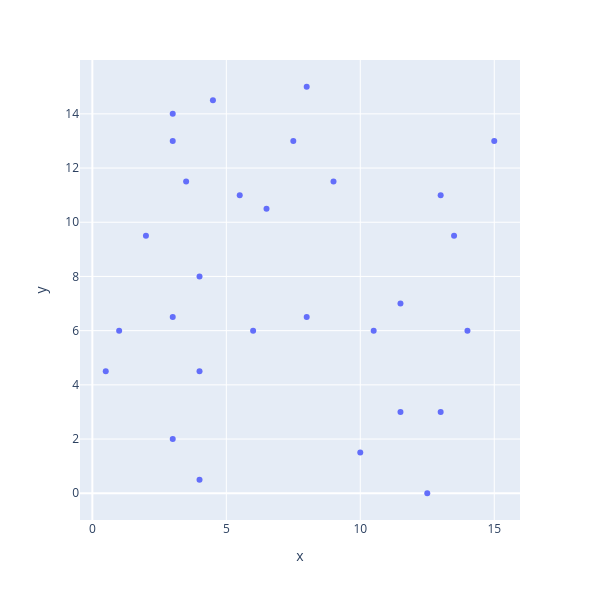
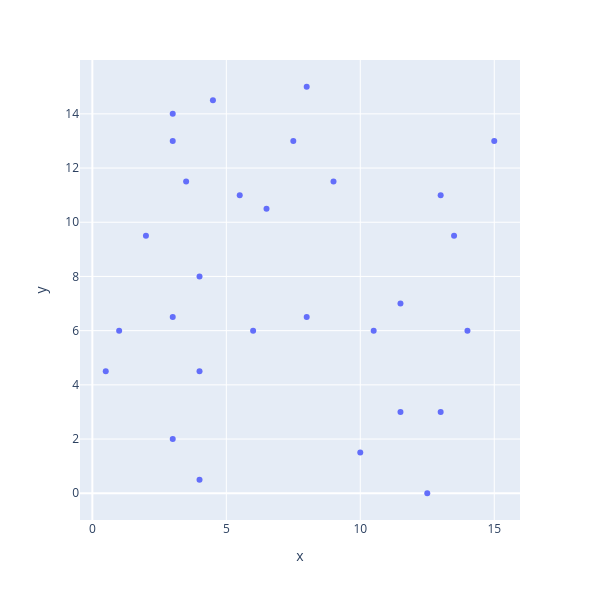

These figures' notebook cell, in order:
### Markdown cell above
### `Network` — сеть

### Code cell
class Network:
    def __init__(self, nodes: List[Node], substation_node: SubstationNode) -> None:
        store_attr()

    @classmethod
    def init_from_default(cls) -> Self:
        nodes = []
        for c, p in zip(COORDS, POWERS, strict=True):
            n = ConsumerNode(power=p, coords=c)
            nodes.append(n)
        return cls(nodes, SubstationNode())

    # @classmethod
    # def init_from_custom(cls, nodes: List[Node]) -> Self:
    #     return cls(nodes)

    @property
    def cost(self) -> int:
        self._cost = 0
        self._seen_nodes = set()
        self._seen_connections = set()

        cur = self.consumer_node

    def _get_():
        pass

    def visualize(self) -> None:
        fig, ax = plt.subplots(figsize=(10, 10))

        ax.grid(True)
        ax.set(xlim=(0, 15), ylim=(0, 15))
        ax.minorticks_on()
        ax.xaxis.set_major_locator(MultipleLocator(1))
        ax.yaxis.set_major_locator(MultipleLocator(1))
        ax.xaxis.set_minor_locator(MultipleLocator(0.5))
        ax.yaxis.set_minor_locator(MultipleLocator(0.5))
        ax.grid(which="minor", linestyle="-", linewidth=0.25)

        x, y = list(zip(*[node.coords for node in self.nodes]))
        ax.scatter(x, y, s=100, c="r")

        plt.show()

    def interactive(self) -> Dash:
        self.app = Dash()

        def get_main_scatter() -> go.Figure:
            coords = [node.coords for node in self.nodes]

            x_nodes, y_nodes = list(zip(*coords))
            out = px.scatter(x=x_nodes, y=y_nodes, height=600, width=600)

            for n in self.nodes:
                x_to_connect, y_to_connect = [n.coords[0]], [n.coords[0]]
                for i in n.connections:
                    x_to_connect.append(i.coords[0])
                    y_to_connect.append(i.coords[1])
                if len(x_to_connect) > 1:
                    out.add_trace(
                        px.scatter(x=x_to_connect, y=y_to_connect).update_traces(mode="lines")
                    )
            
            return out

        self.app.layout = [
            main_scatter := dcc.Graph(figure=get_main_scatter()),
            connect_button := dcc.Button(children="Соединить выбранные точки"),
            connect_result := html.Div(children=""),
        ]

        @callback(
            Output(component_id=main_scatter, component_property="figure"),
            Output(component_id=connect_result, component_property="children"),
            Input(component_id=connect_button, component_property="n_clicks"),
            State(component_id=main_scatter, component_property="figure"),
            State(component_id=main_scatter, component_property="selectedData"),
            prevent_initial_call=True,
        )
        def connect(n_clicks: int, cur_scatter: go.Figure, selected_data: str) -> Tuple[go.Figure, str]:
            if selected_data is None or len(selected_data["points"]) == 0:
                return cur_scatter, "Ошибка: ни одной точки не выбрано."

            nodes_to_connect = [self.nodes[i["pointIndex"]].coords for i in selected_data["points"]]
            if len(nodes_to_connect) == 2:
                Connection(*nodes_to_connect)
                return get_main_scatter(), "Успешно: точки соеденены."
            else:
                return cur_scatter, f"Ошибка: можно соединить только 2 точки за раз. Вместо 2 точек выбрано {len(nodes_to_connect)} точек."                        

        self.app.run(debug=True, jupyter_mode="inline")

myapp = Network.init_from_default().interactive()

### Figure 1 — Plotly figure (JSON) as saved in the notebook; plotly's stock layout.template omitted (floating-point values rounded to 4 significant figures)
{"data": [{"hovertemplate": "x=%{x}<br>y=%{y}<extra></extra>", "legendgroup": "", "marker": {"color": "#636efa", "symbol": "circle"}, "mode": "markers", "name": "", "orientation": "v", "showlegend": false, "type": "scatter", "x": [0.5, 1.0, 2.0, 3.0, 3.0, 3.0, 3.0, 3.5, 4.0, 4.0, 4.0, 4.5, 5.5, 6.0, 6.5, 7.5, 8.0, 8.0, 9.0, 10.0, 10.5, 11.5, 11.5, 12.5, 13.0, 13.0, 13.5, 14.0, 15.0], "xaxis": "x", "y": [4.5, 6.0, 9.5, 14.0, 2.0, 6.5, 13.0, 11.5, 4.5, 0.5, 8.0, 14.5, 11.0, 6.0, 10.5, 13.0, 6.5, 15.0, 11.5, 1.5, 6.0, 3.0, 7.0, 0.0, 11.0, 3.0, 9.5, 6.0, 13.0], "yaxis": "y"}], "layout": {"height": 600, "legend": {"tracegroupgap": 0}, "margin": {"t": 60}, "width": 600, "xaxis": {"anchor": "y", "domain": [0, 1], "title": {"text": "x"}}, "yaxis": {"anchor": "x", "domain": [0, 1], "title": {"text": "y"}}}}

### Figure 2 — Plotly figure (JSON) as saved in the notebook; plotly's stock layout.template omitted (floating-point values rounded to 4 significant figures)
{"data": [{"hovertemplate": "x=%{x}<br>y=%{y}<extra></extra>", "legendgroup": "", "marker": {"color": "#636efa", "symbol": "circle"}, "mode": "markers", "name": "", "orientation": "v", "showlegend": false, "type": "scatter", "x": [0.5, 1.0, 2.0, 3.0, 3.0, 3.0, 3.0, 3.5, 4.0, 4.0, 4.0, 4.5, 5.5, 6.0, 6.5, 7.5, 8.0, 8.0, 9.0, 10.0, 10.5, 11.5, 11.5, 12.5, 13.0, 13.0, 13.5, 14.0, 15.0], "xaxis": "x", "y": [4.5, 6.0, 9.5, 14.0, 2.0, 6.5, 13.0, 11.5, 4.5, 0.5, 8.0, 14.5, 11.0, 6.0, 10.5, 13.0, 6.5, 15.0, 11.5, 1.5, 6.0, 3.0, 7.0, 0.0, 11.0, 3.0, 9.5, 6.0, 13.0], "yaxis": "y"}], "layout": {"height": 600, "legend": {"tracegroupgap": 0}, "margin": {"t": 60}, "width": 600, "xaxis": {"anchor": "y", "domain": [0, 1], "title": {"text": "x"}}, "yaxis": {"anchor": "x", "domain": [0, 1], "title": {"text": "y"}}}}
